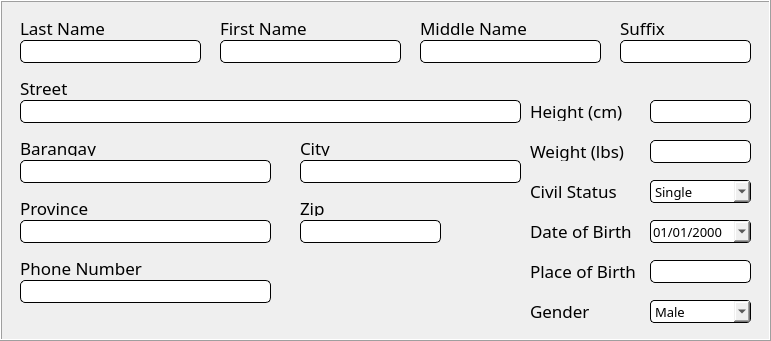
        <widget class="QFrame" name="frmInfo">
         <property name="geometry">
          <rect>
           <x>10</x>
           <y>50</y>
           <width>771</width>
           <height>341</height>
          </rect>
         </property>
         <property name="font">
          <font>
           <pointsize>10</pointsize>
          </font>
         </property>
         <property name="styleSheet">
          <string notr="true">#frmInfo{
border: 1px solid black;
}

#txtLastName, #txtFirstName, #txtMiddleName, #txtSuffix, #txtStreet, #txtBarangay, #txtCity,
#txtProvince, #txtZip, #txtPhone, #txtHeight, #txtWeight, #txtPlace {
border-radius: 5px;
border: 1px solid black;
font-family: Poppins;
}

#cmbCivil, #dateEdit, #cmbGender {
border-radius: 4px;
border: 1px solid black;
font-family: Poppins;
}
</string>
         </property>
         <property name="frameShape">
          <enum>QFrame::Box</enum>
         </property>
         <property name="frameShadow">
          <enum>QFrame::Raised</enum>
         </property>
         <property name="lineWidth">
          <number>1</number>
         </property>
         <widget class="QLabel" name="lblLastName">
          <property name="geometry">
           <rect>
            <x>20</x>
            <y>20</y>
            <width>121</width>
            <height>16</height>
           </rect>
          </property>
          <property name="font">
           <font>
            <family>Poppins</family>
            <pointsize>13</pointsize>
            <weight>50</weight>
            <bold>false</bold>
           </font>
          </property>
          <property name="text">
           <string>Last Name</string>
          </property>
         </widget>
         <widget class="QLineEdit" name="txtLastName">
          <property name="geometry">
           <rect>
            <x>20</x>
            <y>40</y>
            <width>181</width>
            <height>23</height>
           </rect>
          </property>
          <property name="font">
           <font>
            <family>Poppins</family>
            <pointsize>10</pointsize>
           </font>
          </property>
          <property name="autoFillBackground">
           <bool>false</bool>
          </property>
          <property name="maxLength">
           <number>15</number>
          </property>
         </widget>
         <widget class="QLabel" name="lblFirstName">
          <property name="geometry">
           <rect>
            <x>220</x>
            <y>20</y>
            <width>121</width>
            <height>16</height>
           </rect>
          </property>
          <property name="font">
           <font>
            <family>Poppins</family>
            <pointsize>13</pointsize>
            <weight>50</weight>
            <bold>false</bold>
           </font>
          </property>
          <property name="text">
           <string>First Name</string>
          </property>
         </widget>
         <widget class="QLineEdit" name="txtFirstName">
          <property name="geometry">
           <rect>
            <x>220</x>
            <y>40</y>
            <width>181</width>
            <height>23</height>
           </rect>
          </property>
          <property name="font">
           <font>
            <family>Poppins</family>
            <pointsize>10</pointsize>
           </font>
          </property>
          <property name="maxLength">
           <number>15</number>
          </property>
         </widget>
         <widget class="QLineEdit" name="txtMiddleName">
          <property name="geometry">
           <rect>
            <x>420</x>
            <y>40</y>
            <width>181</width>
            <height>23</height>
           </rect>
          </property>
          <property name="font">
           <font>
            <family>Poppins</family>
            <pointsize>10</pointsize>
           </font>
          </property>
          <property name="maxLength">
           <number>15</number>
          </property>
         </widget>
         <widget class="QLabel" name="lblMiddleName">
          <property name="geometry">
           <rect>
            <x>420</x>
            <y>20</y>
            <width>121</width>
            <height>16</height>
           </rect>
          </property>
          <property name="font">
           <font>
            <family>Poppins</family>
            <pointsize>13</pointsize>
            <weight>50</weight>
            <bold>false</bold>
           </font>
          </property>
          <property name="text">
           <string>Middle Name</string>
          </property>
         </widget>
         <widget class="QLineEdit" name="txtSuffix">
          <property name="geometry">
           <rect>
            <x>620</x>
            <y>40</y>
            <width>131</width>
            <height>23</height>
           </rect>
          </property>
          <property name="font">
           <font>
            <family>Poppins</family>
            <pointsize>10</pointsize>
           </font>
          </property>
          <property name="maxLength">
           <number>5</number>
          </property>
         </widget>
         <widget class="QLabel" name="lblSuffix">
          <property name="geometry">
           <rect>
            <x>620</x>
            <y>20</y>
            <width>121</width>
            <height>16</height>
           </rect>
          </property>
          <property name="font">
           <font>
            <family>Poppins</family>
            <pointsize>13</pointsize>
            <weight>50</weight>
            <bold>false</bold>
           </font>
          </property>
          <property name="text">
           <string>Suffix</string>
          </property>
         </widget>
         <widget class="QLabel" name="lblStreet">
          <property name="geometry">
           <rect>
            <x>20</x>
            <y>80</y>
            <width>121</width>
            <height>16</height>
           </rect>
          </property>
          <property name="font">
           <font>
            <family>Poppins</family>
            <pointsize>13</pointsize>
            <weight>50</weight>
            <bold>false</bold>
           </font>
          </property>
          <property name="text">
           <string>Street</string>
          </property>
         </widget>
         <widget class="QLineEdit" name="txtStreet">
          <property name="geometry">
           <rect>
            <x>20</x>
            <y>100</y>
            <width>501</width>
            <height>23</height>
           </rect>
          </property>
          <property name="font">
           <font>
            <family>Poppins</family>
            <pointsize>10</pointsize>
           </font>
          </property>
          <property name="maxLength">
           <number>50</number>
          </property>
         </widget>
         <widget class="QLineEdit" name="txtBarangay">
          <property name="geometry">
           <rect>
            <x>20</x>
            <y>160</y>
            <width>251</width>
            <height>23</height>
           </rect>
          </property>
          <property name="font">
           <font>
            <family>Poppins</family>
            <pointsize>10</pointsize>
           </font>
          </property>
          <property name="maxLength">
           <number>20</number>
          </property>
         </widget>
         <widget class="QLabel" name="lblBarangay">
          <property name="geometry">
           <rect>
            <x>20</x>
            <y>140</y>
            <width>121</width>
            <height>16</height>
           </rect>
          </property>
          <property name="font">
           <font>
            <family>Poppins</family>
            <pointsize>13</pointsize>
            <weight>50</weight>
            <bold>false</bold>
           </font>
          </property>
          <property name="text">
           <string>Barangay</string>
          </property>
         </widget>
         <widget class="QLineEdit" name="txtCity">
          <property name="geometry">
           <rect>
            <x>300</x>
            <y>160</y>
            <width>221</width>
            <height>23</height>
           </rect>
          </property>
          <property name="font">
           <font>
            <family>Poppins</family>
            <pointsize>10</pointsize>
           </font>
          </property>
          <property name="maxLength">
           <number>20</number>
          </property>
         </widget>
         <widget class="QLabel" name="lblCity">
          <property name="geometry">
           <rect>
            <x>300</x>
            <y>140</y>
            <width>121</width>
            <height>16</height>
           </rect>
          </property>
          <property name="font">
           <font>
            <family>Poppins</family>
            <pointsize>13</pointsize>
            <weight>50</weight>
            <bold>false</bold>
           </font>
          </property>
          <property name="text">
           <string>City</string>
          </property>
         </widget>
         <widget class="QLabel" name="lblProvince">
          <property name="geometry">
           <rect>
            <x>20</x>
            <y>200</y>
            <width>121</width>
            <height>16</height>
           </rect>
          </property>
          <property name="font">
           <font>
            <family>Poppins</family>
            <pointsize>13</pointsize>
            <weight>50</weight>
            <bold>false</bold>
           </font>
          </property>
          <property name="text">
           <string>Province</string>
          </property>
         </widget>
         <widget class="QLineEdit" name="txtProvince">
          <property name="geometry">
           <rect>
            <x>20</x>
            <y>220</y>
            <width>251</width>
            <height>23</height>
           </rect>
          </property>
          <property name="font">
           <font>
            <family>Poppins</family>
            <pointsize>10</pointsize>
           </font>
          </property>
          <property name="maxLength">
           <number>20</number>
          </property>
         </widget>
         <widget class="QLineEdit" name="txtZip">
          <property name="geometry">
           <rect>
            <x>300</x>
            <y>220</y>
            <width>141</width>
            <height>23</height>
           </rect>
          </property>
          <property name="font">
           <font>
            <family>Poppins</family>
            <pointsize>10</pointsize>
           </font>
          </property>
          <property name="maxLength">
           <number>10</number>
          </property>
         </widget>
         <widget class="QLabel" name="lblZip">
          <property name="geometry">
           <rect>
            <x>300</x>
            <y>200</y>
            <width>121</width>
            <height>16</height>
           </rect>
          </property>
          <property name="font">
           <font>
            <family>Poppins</family>
            <pointsize>13</pointsize>
            <weight>50</weight>
            <bold>false</bold>
           </font>
          </property>
          <property name="text">
           <string>Zip</string>
          </property>
         </widget>
         <widget class="QLabel" name="lblPhone">
          <property name="geometry">
           <rect>
            <x>20</x>
            <y>260</y>
            <width>141</width>
            <height>16</height>
           </rect>
          </property>
          <property name="font">
           <font>
            <family>Poppins</family>
            <pointsize>13</pointsize>
            <weight>50</weight>
            <bold>false</bold>
           </font>
          </property>
          <property name="text">
           <string>Phone Number</string>
          </property>
         </widget>
         <widget class="QLineEdit" name="txtPhone">
          <property name="geometry">
           <rect>
            <x>20</x>
            <y>280</y>
            <width>251</width>
            <height>23</height>
           </rect>
          </property>
          <property name="font">
           <font>
            <family>Poppins</family>
            <pointsize>10</pointsize>
           </font>
          </property>
          <property name="maxLength">
           <number>11</number>
          </property>
         </widget>
         <widget class="QLabel" name="lblHeight">
          <property name="geometry">
           <rect>
            <x>530</x>
            <y>100</y>
            <width>111</width>
            <height>21</height>
           </rect>
          </property>
          <property name="font">
           <font>
            <family>Poppins</family>
            <pointsize>13</pointsize>
            <weight>50</weight>
            <bold>false</bold>
           </font>
          </property>
          <property name="text">
           <string>Height (cm)</string>
          </property>
         </widget>
         <widget class="QLineEdit" name="txtHeight">
          <property name="geometry">
           <rect>
            <x>650</x>
            <y>100</y>
            <width>101</width>
            <height>23</height>
           </rect>
          </property>
          <property name="font">
           <font>
            <family>Poppins</family>
            <pointsize>10</pointsize>
           </font>
          </property>
          <property name="maxLength">
           <number>3</number>
          </property>
         </widget>
         <widget class="QLineEdit" name="txtWeight">
          <property name="geometry">
           <rect>
            <x>650</x>
            <y>140</y>
            <width>101</width>
            <height>23</height>
           </rect>
          </property>
          <property name="font">
           <font>
            <family>Poppins</family>
            <pointsize>10</pointsize>
           </font>
          </property>
          <property name="maxLength">
           <number>4</number>
          </property>
         </widget>
         <widget class="QLabel" name="lblWeight">
          <property name="geometry">
           <rect>
            <x>530</x>
            <y>140</y>
            <width>111</width>
            <height>21</height>
           </rect>
          </property>
          <property name="font">
           <font>
            <family>Poppins</family>
            <pointsize>13</pointsize>
            <weight>50</weight>
            <bold>false</bold>
           </font>
          </property>
          <property name="text">
           <string>Weight (lbs)</string>
          </property>
         </widget>
         <widget class="QLabel" name="lblCivil">
          <property name="geometry">
           <rect>
            <x>530</x>
            <y>180</y>
            <width>111</width>
            <height>21</height>
           </rect>
          </property>
          <property name="font">
           <font>
            <family>Poppins</family>
            <pointsize>13</pointsize>
            <weight>50</weight>
            <bold>false</bold>
           </font>
          </property>
          <property name="text">
           <string>Civil Status</string>
          </property>
         </widget>
         <widget class="QLabel" name="lblDate">
          <property name="geometry">
           <rect>
            <x>530</x>
            <y>220</y>
            <width>111</width>
            <height>21</height>
           </rect>
          </property>
          <property name="font">
           <font>
            <family>Poppins</family>
            <pointsize>13</pointsize>
            <weight>50</weight>
            <bold>false</bold>
           </font>
          </property>
          <property name="text">
           <string>Date of Birth</string>
          </property>
         </widget>
         <widget class="QLabel" name="lblPlace">
          <property name="geometry">
           <rect>
            <x>530</x>
            <y>260</y>
            <width>111</width>
            <height>21</height>
           </rect>
          </property>
          <property name="font">
           <font>
            <family>Poppins</family>
            <pointsize>13</pointsize>
            <weight>50</weight>
            <bold>false</bold>
           </font>
          </property>
          <property name="text">
           <string>Place of Birth</string>
          </property>
         </widget>
         <widget class="QLabel" name="lblGender">
          <property name="geometry">
           <rect>
            <x>530</x>
            <y>300</y>
            <width>111</width>
            <height>21</height>
           </rect>
          </property>
          <property name="font">
           <font>
            <family>Poppins</family>
            <pointsize>13</pointsize>
            <weight>50</weight>
            <bold>false</bold>
           </font>
          </property>
          <property name="text">
           <string>Gender</string>
          </property>
         </widget>
         <widget class="QComboBox" name="cmbCivil">
          <property name="enabled">
           <bool>true</bool>
          </property>
          <property name="geometry">
           <rect>
            <x>650</x>
            <y>180</y>
            <width>101</width>
            <height>23</height>
           </rect>
          </property>
          <property name="font">
           <font>
            <family>Poppins</family>
            <pointsize>10</pointsize>
           </font>
          </property>
          <property name="focusPolicy">
           <enum>Qt::WheelFocus</enum>
          </property>
          <property name="contextMenuPolicy">
           <enum>Qt::DefaultContextMenu</enum>
          </property>
          <property name="editable">
           <bool>false</bool>
          </property>
          <property name="currentText">
           <string>Single</string>
          </property>
          <property name="iconSize">
           <size>
            <width>16</width>
            <height>16</height>
           </size>
          </property>
          <property name="placeholderText">
           <string/>
          </property>
          <property name="duplicatesEnabled">
           <bool>false</bool>
          </property>
          <property name="frame">
           <bool>true</bool>
          </property>
          <item>
           <property name="text">
            <string>Single</string>
           </property>
          </item>
          <item>
           <property name="text">
            <string>Married</string>
           </property>
          </item>
          <item>
           <property name="text">
            <string>Separated</string>
           </property>
          </item>
          <item>
           <property name="text">
            <string>Divorced</string>
           </property>
          </item>
          <item>
           <property name="text">
            <string>Widowed</string>
           </property>
          </item>
         </widget>
         <widget class="QDateEdit" name="dateEdit">
          <property name="geometry">
           <rect>
            <x>650</x>
            <y>220</y>
            <width>101</width>
            <height>23</height>
           </rect>
          </property>
          <property name="font">
           <font>
            <family>Poppins</family>
            <pointsize>10</pointsize>
           </font>
          </property>
          <property name="styleSheet">
           <string notr="true"/>
          </property>
          <property name="currentSection">
           <enum>QDateTimeEdit::MonthSection</enum>
          </property>
          <property name="displayFormat">
           <string>MM/dd/yyyy</string>
          </property>
          <property name="calendarPopup">
           <bool>true</bool>
          </property>
          <property name="timeSpec">
           <enum>Qt::TimeZone</enum>
          </property>
          <property name="date">
           <date>
            <year>2000</year>
            <month>1</month>
            <day>1</day>
           </date>
          </property>
         </widget>
         <widget class="QLineEdit" name="txtPlace">
          <property name="geometry">
           <rect>
            <x>650</x>
            <y>260</y>
            <width>101</width>
            <height>23</height>
           </rect>
          </property>
          <property name="font">
           <font>
            <family>Poppins</family>
            <pointsize>10</pointsize>
           </font>
          </property>
          <property name="maxLength">
           <number>4</number>
          </property>
         </widget>
         <widget class="QComboBox" name="cmbGender">
          <property name="enabled">
           <bool>true</bool>
          </property>
          <property name="geometry">
           <rect>
            <x>650</x>
            <y>300</y>
            <width>101</width>
            <height>23</height>
           </rect>
          </property>
          <property name="font">
           <font>
            <family>Poppins</family>
            <pointsize>10</pointsize>
           </font>
          </property>
          <property name="focusPolicy">
           <enum>Qt::WheelFocus</enum>
          </property>
          <property name="contextMenuPolicy">
           <enum>Qt::DefaultContextMenu</enum>
          </property>
          <property name="editable">
           <bool>false</bool>
          </property>
          <property name="currentText">
           <string>Male</string>
          </property>
          <property name="iconSize">
           <size>
            <width>16</width>
            <height>16</height>
           </size>
          </property>
          <property name="placeholderText">
           <string/>
          </property>
          <property name="duplicatesEnabled">
           <bool>false</bool>
          </property>
          <property name="frame">
           <bool>true</bool>
          </property>
          <item>
           <property name="text">
            <string>Male</string>
           </property>
          </item>
          <item>
           <property name="text">
            <string>Female</string>
           </property>
          </item>
         </widget>
        </widget>
